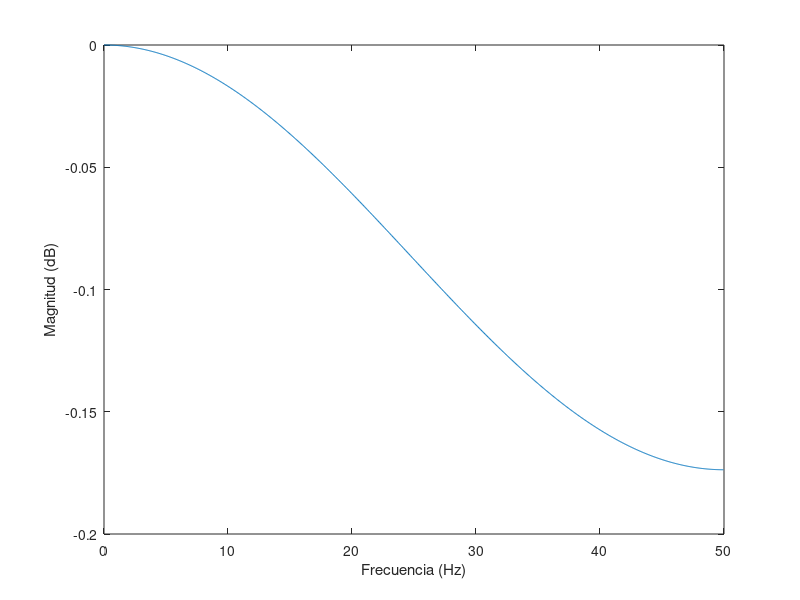

Write the MATLAB code that produced this figure. (Note: this script raises an error after producing the figure.)
		%Acc[0] = LPF_ACC_ALPHA * AccPrev[0] + (1.0f - LPF_ACC_ALPHA) * Acc[0];
alpha = 0.01
b = [1-alpha];
a = [1 -alpha];

[h,f] = freqz(b,a ,1024 , 100);

plot(f, 20*log10(abs(h)))

xlabel('Frecuencia (Hz)')
ylabel('Magnitud (dB)')
%%
syms theta phi psi

Rx = [1         0                0    ;
      0         cos(phi)    -sin(phi) ;
      0         sin(phi)     cos(phi) ];
  
Ry = [cos(theta)    0       sin(theta);
      0             1           0     ;
     -sin(theta)    0       cos(theta)];
  
Rz = [cos(psi)   -sin(psi)      0     ;
      sin(psi)    cos(psi)      0     ;
        0           0           1    ];
 
R = (Rz*Ry*Rx)



%%

function  angles = ImuImplementation(freqInput,AccMatrix,GyroMatrix)
%#codegen
FUSE = imufilter('SampleRate',freqInput, 'OrientationFormat','Rotation matrix');
rotm = FUSE(AccMatrix,GyroMatrix);
angles = rotm2eul(rotm)*180/pi;
end



